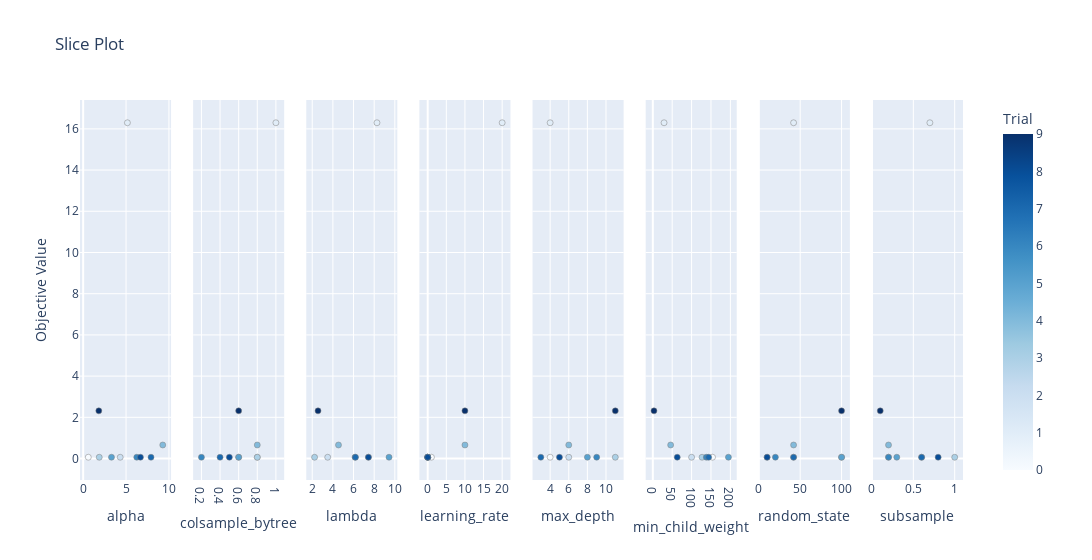

Here is the notebook cell this chart was saved with:
### Code cell
### Optimization plot (params wise)

optuna.visualization.plot_slice(find_params)

### Figure 1 — Plotly figure (JSON) as saved in the notebook; plotly's stock layout.template omitted (floating-point values rounded to 4 significant figures)
{"data": [{"marker": {"color": [0, 1, 2, 3, 4, 5, 6, 7, 8, 9], "colorbar": {"title": {"text": "Trial"}, "x": 1, "xpad": 40}, "colorscale": [[0, "rgb(247,251,255)"], [0.125, "rgb(222,235,247)"], [0.25, "rgb(198,219,239)"], [0.375, "rgb(158,202,225)"], [0.5, "rgb(107,174,214)"], [0.625, "rgb(66,146,198)"], [0.75, "rgb(33,113,181)"], [0.875, "rgb(8,81,156)"], [1, "rgb(8,48,107)"]], "line": {"color": "Grey", "width": 0.5}, "showscale": true}, "mode": "markers", "showlegend": false, "type": "scatter", "x": [0.5999, 5.157, 4.319, 1.875, 9.278, 3.301, 6.25, 7.908, 6.677, 1.824], "xaxis": "x", "y": [0.06359, 16.3, 0.06293, 0.06281, 0.6576, 0.06359, 0.06359, 0.06288, 0.06359, 2.314], "yaxis": "y"}, {"marker": {"color": [0, 1, 2, 3, 4, 5, 6, 7, 8, 9], "colorbar": {"title": {"text": "Trial"}, "x": 1, "xpad": 40}, "colorscale": [[0, "rgb(247,251,255)"], [0.125, "rgb(222,235,247)"], [0.25, "rgb(198,219,239)"], [0.375, "rgb(158,202,225)"], [0.5, "rgb(107,174,214)"], [0.625, "rgb(66,146,198)"], [0.75, "rgb(33,113,181)"], [0.875, "rgb(8,81,156)"], [1, "rgb(8,48,107)"]], "line": {"color": "Grey", "width": 0.5}, "showscale": false}, "mode": "markers", "showlegend": false, "type": "scatter", "x": [0.8, 1, 0.6, 0.8, 0.8, 0.6, 0.2, 0.4, 0.5, 0.6], "xaxis": "x2", "y": [0.06359, 16.3, 0.06293, 0.06281, 0.6576, 0.06359, 0.06359, 0.06288, 0.06359, 2.314], "yaxis": "y2"}, {"marker": {"color": [0, 1, 2, 3, 4, 5, 6, 7, 8, 9], "colorbar": {"title": {"text": "Trial"}, "x": 1, "xpad": 40}, "colorscale": [[0, "rgb(247,251,255)"], [0.125, "rgb(222,235,247)"], [0.25, "rgb(198,219,239)"], [0.375, "rgb(158,202,225)"], [0.5, "rgb(107,174,214)"], [0.625, "rgb(66,146,198)"], [0.75, "rgb(33,113,181)"], [0.875, "rgb(8,81,156)"], [1, "rgb(8,48,107)"]], "line": {"color": "Grey", "width": 0.5}, "showscale": false}, "mode": "markers", "showlegend": false, "type": "scatter", "x": [7.442, 8.269, 3.499, 2.227, 4.544, 9.438, 6.149, 6.188, 7.44, 2.561], "xaxis": "x3", "y": [0.06359, 16.3, 0.06293, 0.06281, 0.6576, 0.06359, 0.06359, 0.06288, 0.06359, 2.314], "yaxis": "y3"}, {"marker": {"color": [0, 1, 2, 3, 4, 5, 6, 7, 8, 9], "colorbar": {"title": {"text": "Trial"}, "x": 1, "xpad": 40}, "colorscale": [[0, "rgb(247,251,255)"], [0.125, "rgb(222,235,247)"], [0.25, "rgb(198,219,239)"], [0.375, "rgb(158,202,225)"], [0.5, "rgb(107,174,214)"], [0.625, "rgb(66,146,198)"], [0.75, "rgb(33,113,181)"], [0.875, "rgb(8,81,156)"], [1, "rgb(8,48,107)"]], "line": {"color": "Grey", "width": 0.5}, "showscale": false}, "mode": "markers", "showlegend": false, "type": "scatter", "x": [1, 20, 0.008, 0.008, 10, 0.0003, 0.008, 0.01, 0.0003, 10], "xaxis": "x4", "y": [0.06359, 16.3, 0.06293, 0.06281, 0.6576, 0.06359, 0.06359, 0.06288, 0.06359, 2.314], "yaxis": "y4"}, {"marker": {"color": [0, 1, 2, 3, 4, 5, 6, 7, 8, 9], "colorbar": {"title": {"text": "Trial"}, "x": 1, "xpad": 40}, "colorscale": [[0, "rgb(247,251,255)"], [0.125, "rgb(222,235,247)"], [0.25, "rgb(198,219,239)"], [0.375, "rgb(158,202,225)"], [0.5, "rgb(107,174,214)"], [0.625, "rgb(66,146,198)"], [0.75, "rgb(33,113,181)"], [0.875, "rgb(8,81,156)"], [1, "rgb(8,48,107)"]], "line": {"color": "Grey", "width": 0.5}, "showscale": false}, "mode": "markers", "showlegend": false, "type": "scatter", "x": [4, 4, 6, 11, 6, 8, 9, 3, 5, 11], "xaxis": "x5", "y": [0.06359, 16.3, 0.06293, 0.06281, 0.6576, 0.06359, 0.06359, 0.06288, 0.06359, 2.314], "yaxis": "y5"}, {"marker": {"color": [0, 1, 2, 3, 4, 5, 6, 7, 8, 9], "colorbar": {"title": {"text": "Trial"}, "x": 1, "xpad": 40}, "colorscale": [[0, "rgb(247,251,255)"], [0.125, "rgb(222,235,247)"], [0.25, "rgb(198,219,239)"], [0.375, "rgb(158,202,225)"], [0.5, "rgb(107,174,214)"], [0.625, "rgb(66,146,198)"], [0.75, "rgb(33,113,181)"], [0.875, "rgb(8,81,156)"], [1, "rgb(8,48,107)"]], "line": {"color": "Grey", "width": 0.5}, "showscale": false}, "mode": "markers", "showlegend": false, "type": "scatter", "x": [154, 29, 100, 127, 46, 195, 138, 144, 63, 3], "xaxis": "x6", "y": [0.06359, 16.3, 0.06293, 0.06281, 0.6576, 0.06359, 0.06359, 0.06288, 0.06359, 2.314], "yaxis": "y6"}, {"marker": {"color": [0, 1, 2, 3, 4, 5, 6, 7, 8, 9], "colorbar": {"title": {"text": "Trial"}, "x": 1, "xpad": 40}, "colorscale": [[0, "rgb(247,251,255)"], [0.125, "rgb(222,235,247)"], [0.25, "rgb(198,219,239)"], [0.375, "rgb(158,202,225)"], [0.5, "rgb(107,174,214)"], [0.625, "rgb(66,146,198)"], [0.75, "rgb(33,113,181)"], [0.875, "rgb(8,81,156)"], [1, "rgb(8,48,107)"]], "line": {"color": "Grey", "width": 0.5}, "showscale": false}, "mode": "markers", "showlegend": false, "type": "scatter", "x": [42, 42, 10, 100, 42, 100, 20, 42, 10, 100], "xaxis": "x7", "y": [0.06359, 16.3, 0.06293, 0.06281, 0.6576, 0.06359, 0.06359, 0.06288, 0.06359, 2.314], "yaxis": "y7"}, {"marker": {"color": [0, 1, 2, 3, 4, 5, 6, 7, 8, 9], "colorbar": {"title": {"text": "Trial"}, "x": 1, "xpad": 40}, "colorscale": [[0, "rgb(247,251,255)"], [0.125, "rgb(222,235,247)"], [0.25, "rgb(198,219,239)"], [0.375, "rgb(158,202,225)"], [0.5, "rgb(107,174,214)"], [0.625, "rgb(66,146,198)"], [0.75, "rgb(33,113,181)"], [0.875, "rgb(8,81,156)"], [1, "rgb(8,48,107)"]], "line": {"color": "Grey", "width": 0.5}, "showscale": false}, "mode": "markers", "showlegend": false, "type": "scatter", "x": [0.2, 0.7, 0.6, 1, 0.2, 0.3, 0.2, 0.6, 0.8, 0.1], "xaxis": "x8", "y": [0.06359, 16.3, 0.06293, 0.06281, 0.6576, 0.06359, 0.06359, 0.06288, 0.06359, 2.314], "yaxis": "y8"}], "layout": {"title": {"text": "Slice Plot"}, "width": 2400, "xaxis": {"anchor": "y", "domain": [0, 0.1031], "title": {"text": "alpha"}}, "xaxis2": {"anchor": "y2", "domain": [0.1281, 0.2312], "title": {"text": "colsample_bytree"}}, "xaxis3": {"anchor": "y3", "domain": [0.2562, 0.3594], "title": {"text": "lambda"}}, "xaxis4": {"anchor": "y4", "domain": [0.3844, 0.4875], "title": {"text": "learning_rate"}}, "xaxis5": {"anchor": "y5", "domain": [0.5125, 0.6156], "title": {"text": "max_depth"}}, "xaxis6": {"anchor": "y6", "domain": [0.6406, 0.7438], "title": {"text": "min_child_weight"}}, "xaxis7": {"anchor": "y7", "domain": [0.7688, 0.8719], "title": {"text": "random_state"}}, "xaxis8": {"anchor": "y8", "domain": [0.8969, 1], "title": {"text": "subsample"}}, "yaxis": {"anchor": "x", "domain": [0, 1], "title": {"text": "Objective Value"}}, "yaxis2": {"anchor": "x2", "domain": [0, 1], "matches": "y", "showticklabels": false}, "yaxis3": {"anchor": "x3", "domain": [0, 1], "matches": "y", "showticklabels": false}, "yaxis4": {"anchor": "x4", "domain": [0, 1], "matches": "y", "showticklabels": false}, "yaxis5": {"anchor": "x5", "domain": [0, 1], "matches": "y", "showticklabels": false}, "yaxis6": {"anchor": "x6", "domain": [0, 1], "matches": "y", "showticklabels": false}, "yaxis7": {"anchor": "x7", "domain": [0, 1], "matches": "y", "showticklabels": false}, "yaxis8": {"anchor": "x8", "domain": [0, 1], "matches": "y", "showticklabels": false}}}
